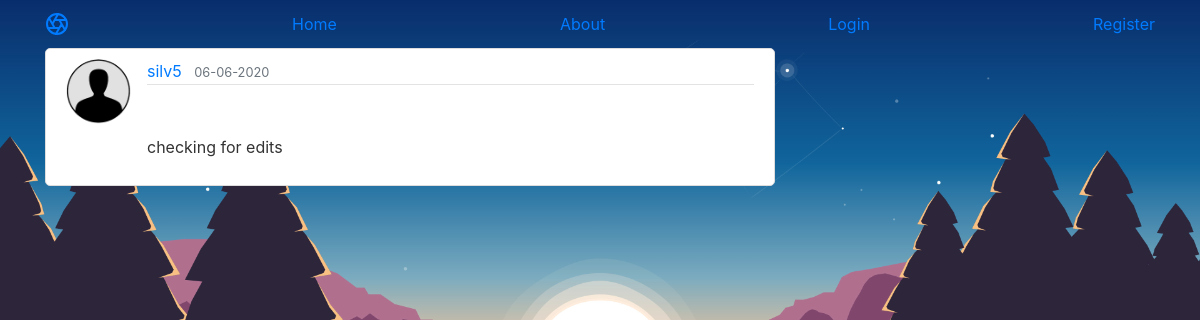
The app's page /post/4 with its own data.
### flaskblog/models.py (models this page shows, shortened)
class User(db.Model, UserMixin):
    id = db.Column(db.Integer, primary_key = True)
    username = db.Column(db.String(20), unique = True, nullable = False)
    email = db.Column(db.String(120), unique = True, nullable = False)
    image_file = db.Column(db.String(20), unique = False, default = "default.jpg", nullable = False)
    password = db.Column(db.String(60), nullable = False)
    posts = db.relationship("Post", backref = "author", lazy = True)

class Post(db.Model):
    id = db.Column(db.Integer, primary_key = True)
    title = db.Column(db.String(30), nullable = False)
    date_posted = db.Column(db.DateTime, nullable= False, default = datetime.utcnow)
    content = db.Column(db.Text, nullable = False )
    user_id  = db.Column(db.Integer, db.ForeignKey("user.id"), nullable = False)

### flaskblog/posts/routes.py (the view)
@posts.route("/post/<int:post_id>")
def post(post_id):
    post = Post.query.get_or_404(post_id)
    return render_template("post.html", title = post.title, post = post, legend = "New post")

### flaskblog/templates/post.html (shortened to what this page needs)
{% extends 'layouts.html' %}
{% block content %}
<article class="media content-section">
  <image class = "rounded-circle article-img" src= "{{ url_for('static', filename = 'profile_pics/'+ post.author.image_file)}} "></image>
    <div class="media-body">
      <div class="article-metadata">
        <a class="mr-2" href="{{url_for('users.user_posts', username = post.author.username)}}">{{ post.author.username }}</a>
        <small class="text-muted">{{ post.date_posted.strftime("%d-%m-%Y") }}</small>
    </div>
      <h2 class="article-title" >{{ post.title }}</a></h2>
      <p class="article-content">{{ post.content }}</p>
    </div>
  </article>
{% endblock %}

### flaskblog/static/file.css (style rules this page uses)
body { background: #746ba8; background-image: url(background.jpg); color: #333333; margin-top: 0px; background-size: cover; }
h1, h2, h3, h4, h5, h6 { color: #444444; }
.content-section { background: #ffffff; padding: 10px 20px; border: 1px solid #dddddd; border-radius: 5px; margin-bottom: 20px; }
.article-title { color: #ffffff; }
.article-content { white-space: pre-line; }
.article-img { height: 65px; width: 65px; margin-right: 16px; }
.article-metadata { padding-bottom: 1px; margin-bottom: 4px; border-bottom: 1px solid #e3e3e3 }

### records on screen
User: image_file (placeholder picture), author.username "silv5"
Post: date_posted "06-06-2020", content "checking for edits"
